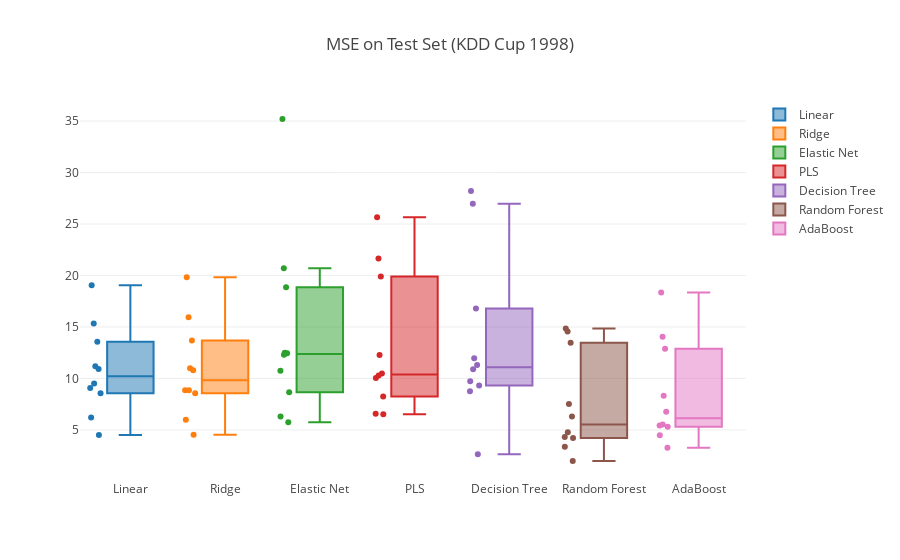

Write notebook code for a chart like this one.
### Markdown cell above
### all features
Nearest Centroid -- Training Set -- Mean 0.7496791822186778 -- Min 0.7279005524861878 -- Max 0.7724039829302988
Nearest Centroid -- Test Set -- Mean 0.6628582456264915 -- Min 0.5873015873015873 -- Max 0.7543859649122807
Linear SVM -- Training Set -- Mean 1.0 -- Min 1.0 -- Max 1.0
Linear SVM -- Test Set -- Mean 0.9560670435070409 -- Min 0.9191919191919192 -- Max 1.0
Decision Tree -- Training Set -- Mean 1.0 -- Min 1.0 -- Max 1.0
Decision Tree -- Test Set -- Mean 0.9458952341983844 -- Min 0.9 -- Max 1.0
Naive Bayes -- Training Set -- Mean 1.0 -- Min 1.0 -- Max 1.0
Naive Bayes -- Test Set -- Mean 0.35593122949313594 -- Min 0.2727272727272727 -- Max 0.42857142857142855

### Code cell
import plotly.io as pio
traces = []
for clf_name in names:
    traces.append(go.Box(
        y=cl_scores[clf_name]['test_mse']*-1,
        boxpoints='all',
        name=clf_name
    ))
    
layout = go.Layout(title="MSE on Test Set (KDD Cup 1998)")
    
py.iplot(go.Figure(data=traces, layout=layout))
#pio.write_image(go.Figure(data=traces, layout=layout), 'kdd_boxplot.pdf')

### Figure 1 — Plotly figure (JSON) as saved in the notebook; plotly's stock layout.template omitted (floating-point values rounded to 4 significant figures)
{"data": [{"boxpoints": "all", "name": "Linear", "type": "box", "uid": "c4798cdc-ffcf-498e-a945-e18e01e1ff2c", "y": [19.06, 10.93, 4.51, 9.061, 15.34, 9.504, 11.19, 6.217, 8.564, 13.56]}, {"boxpoints": "all", "name": "Ridge", "type": "box", "uid": "b617162e-7b6e-45ee-b2f8-29360a3a8050", "y": [19.82, 10.8, 4.537, 8.555, 15.95, 8.859, 10.99, 5.983, 8.854, 13.68]}, {"boxpoints": "all", "name": "Elastic Net", "type": "box", "uid": "7f2f7a23-81f4-4f92-bec0-7a25d21c7a12", "y": [35.2, 12.29, 6.305, 5.74, 20.71, 12.5, 12.45, 10.74, 8.655, 18.84]}, {"boxpoints": "all", "name": "PLS", "type": "box", "uid": "5b1fb8bf-2559-40df-baab-d515aa0bab2e", "y": [25.65, 10.05, 6.531, 8.239, 21.66, 10.28, 10.49, 6.573, 12.28, 19.91]}, {"boxpoints": "all", "name": "Decision Tree", "type": "box", "uid": "ff4f7f25-d336-473b-b61c-1f2a5ea30b74", "y": [16.8, 28.21, 2.645, 11.31, 11.96, 8.747, 9.317, 9.714, 10.89, 26.97]}, {"boxpoints": "all", "name": "Random Forest", "type": "box", "uid": "f350f7ad-0bc6-4909-a421-e2a1e951ae36", "y": [14.85, 13.46, 1.98, 4.323, 7.522, 4.771, 6.302, 4.211, 3.356, 14.55]}, {"boxpoints": "all", "name": "AdaBoost", "type": "box", "uid": "6c94e3c9-22ec-4711-aaee-871d28f13aee", "y": [12.89, 14.04, 3.263, 4.478, 8.327, 5.296, 6.753, 5.517, 5.436, 18.34]}], "layout": {"title": "MSE on Test Set (KDD Cup 1998)"}}
